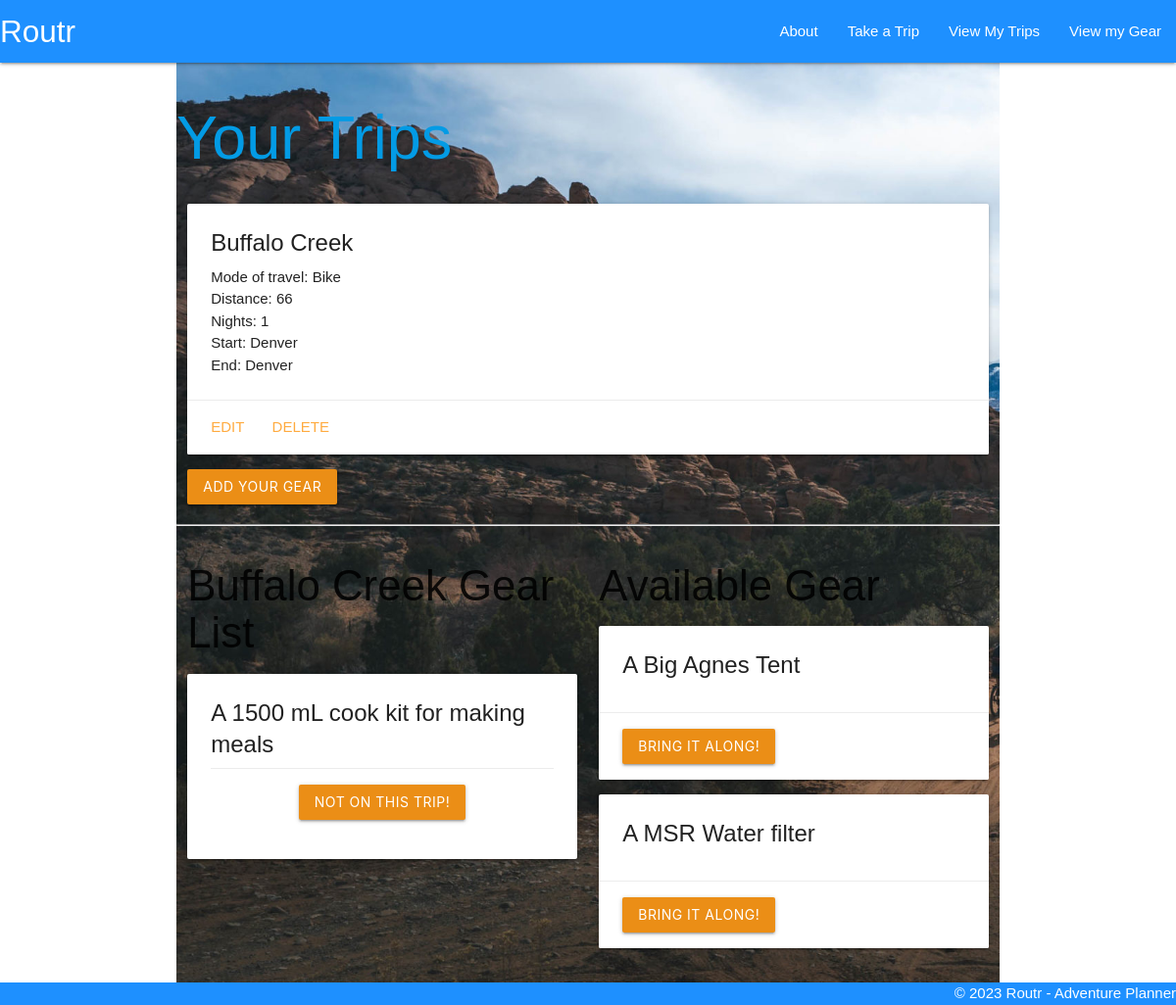
The app's page /trips/1/ with its own data.
### main/models.py (models this page shows, shortened)
class Trip(models.Model):
    name = models.CharField(max_length=100)
    mode = models.CharField(max_length=100)
    distance = models.IntegerField()
    nights = models.IntegerField()
    start = models.CharField(max_length=100)
    end = models.CharField(max_length=250)
    gear = models.ManyToManyField(Gear)

class Gear(models.Model):
    name = models.CharField(max_length=100)
    use = models.CharField(max_length=100)
    size = models.CharField(max_length=100)
    brand = models.CharField(max_length=100)
    model = models.CharField(max_length=100)
    necessary = models.CharField(max_length=100)

### main/views.py (the view)
# urls.py: path('trips/<int:trip_id>/', views.trip_detail, name='detail'),
def trip_detail(request, trip_id):
    trip = Trip.objects.get(id=trip_id)
    gear_trip_doesnt_have = Gear.objects.exclude(
        id__in=trip.gear.all().values_list('id'))
    return render(request, 'trips/detail.html', {
        'trip': trip,
        'gear': gear_trip_doesnt_have
    })

### main/templates/trips/detail.html (shortened to what this page needs)
{% extends 'base.html' %} {% block content %}
<a href="{% url 'index' %}"><h1>Your Trips</h1></a>
<div class="row">
	<div class="col s12">
		<div class="card">
			<div class="card-content">
				<span class="card-title">{{ trip.name }}</span>
				<p>Mode of travel: {{ trip.mode }}</p>
				<p>Distance: {{ trip.distance }}</p>
				<p>Nights: {{ trip.nights }}</p>
				<p>Start: {{ trip.start }}</p>
				<p>End: {{ trip.end }}</p>
			</div>
			<div class="card-action">
				<a href="{% url 'trip_update' trip.id %}">Edit</a>
				<a href="{% url 'trip_delete' trip.id %}">Delete</a>
			</div>
		</div>
		<a href="{% url 'gear_create' %}"
			><button class="btn">Add your Gear</button></a
		>
	</div>
</div>
<hr />
<div class="row">
	<div class="col s12 m6">
		<h3>{{ trip.name }} Gear List</h3>
		{% if trip.gear.count %} {% for gear in trip.gear.all %}
		<div class="card">
			<div class="card-content">
				<span class="card-title">
					A {{ gear.size }} {{ gear.name.lower }} {{gear.use}}
				</span>
				<div class="card-action center">
					<form
						action="{% url 'assoc_trip' trip.id gear.id %}"
						method="POST">
						<button
							type="submit"
							class="btn">
							Not on this trip!
						</button>
					</form>
				</div>
			</div>
		</div>
		{% endfor %} {% else %}
		<h5>No gear added to this trip yet</h5>
		{% endif %}
	</div>
	<div class="col s6">
		<h3>Available Gear</h3>
		{% if gear.count %} {% for gear in gear.all %}
		<div class="card">
			<div class="card-content">
				<span class="card-title"> A {{ gear.brand }} {{gear.name}} </span>
			</div>
			<div class="card-action">
				<form
					action="{% url 'assoc_gear' trip.id gear.id %}"
					method="POST">
					<button
						type="submit"
						class="btn">
						Bring it along!
					</button>
				</form>
			</div>
		</div>
		{% endfor %} {% else %}
		<h5>That's your whole kit!</h5>
		{% endif %}
	</div>
</div>
{% endblock %}

### main/static/css/style.css (style rules this page uses)
body { font-family: basic-sans, sans-serif; display: flex; min-height: 100vh; flex-direction: column; }
.btn { background-color: rgb(235, 142, 22); }

### records on screen
Trip: name "Buffalo Creek", mode "Bike", distance "66", nights "1", start "Denver", end "Denver"
Gear: size "1500 mL", name "cook kit", use "for making meals"
Gear: brand "Big Agnes", name "Tent"
Gear: brand "MSR", name "Water filter"
